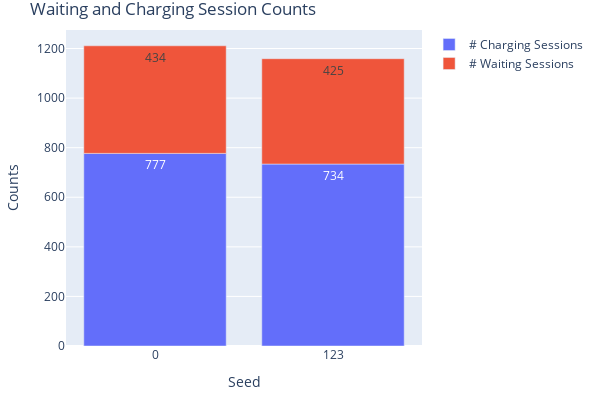

The cell this chart's notebook holds for it:
### Markdown cell above
#### 5.3 Charging and Waiting Sessions

### Code cell
fig = go.Figure(
    data=[
        go.Bar(
            name="# Charging Sessions",
            x=count_stats['param_value'],
            y=count_stats['cs_count'],
            offsetgroup=1,
            text=count_stats['cs_count'],
            textposition='auto',
        ),
        go.Bar(
            name="# Waiting Sessions",
            x=count_stats['param_value'],
            y=count_stats['wait_count'],
            offsetgroup=1,
            base=count_stats['cs_count'],
            text=count_stats['wait_count'],
            textposition='auto',
        )
    ],
    layout=go.Layout(
        title="Waiting and Charging Session Counts",
        yaxis_title="Counts", 
        xaxis_title="Seed", width=600, height=400
        
    )
)
fig.update_xaxes(type='category')
fig.update_layout(margin=dict(l=20, r=20, t=30, b=20), uniformtext_minsize=8, uniformtext_mode='hide')
fig.show()

### Figure 1 — Plotly figure (JSON) as saved in the notebook; plotly's stock layout.template omitted (floating-point values rounded to 4 significant figures)
{"data": [{"name": "# Charging Sessions", "offsetgroup": "1", "text": [777, 734], "textposition": "auto", "type": "bar", "x": ["0", "123"], "y": [777, 734]}, {"base": [777, 734], "name": "# Waiting Sessions", "offsetgroup": "1", "text": [434, 425], "textposition": "auto", "type": "bar", "x": ["0", "123"], "y": [434, 425]}], "layout": {"height": 400, "margin": {"b": 20, "l": 20, "r": 20, "t": 30}, "title": {"text": "Waiting and Charging Session Counts"}, "uniformtext": {"minsize": 8, "mode": "hide"}, "width": 600, "xaxis": {"autorange": true, "range": [-0.5, 1.5], "title": {"text": "Seed"}, "type": "category"}, "yaxis": {"autorange": true, "range": [0, 1275.0], "title": {"text": "Counts"}, "type": "linear"}}}
